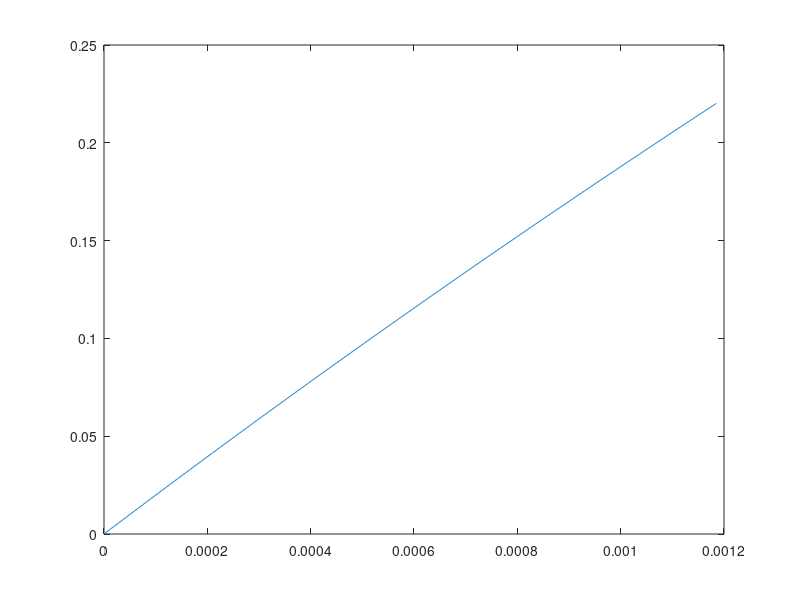
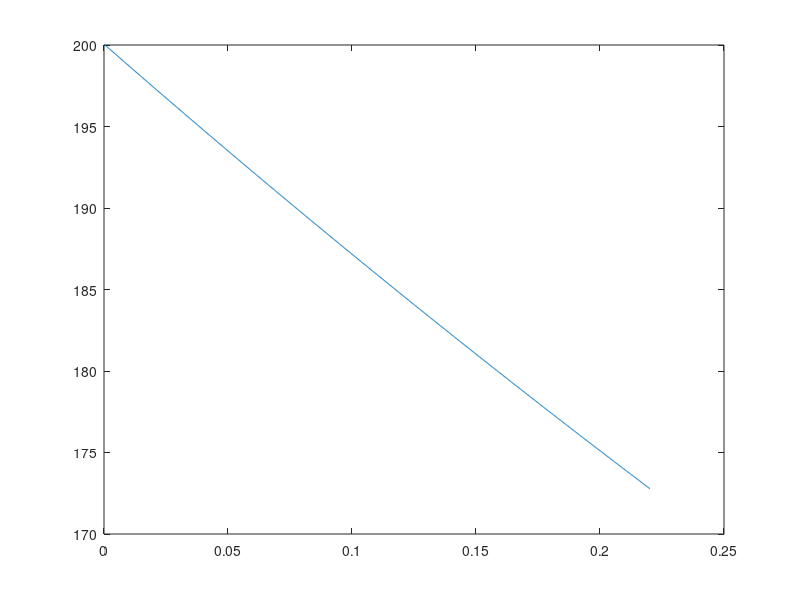

Write MATLAB code to recreate these figures, in order.
% angle=.301
% m_b=.04
% height=8-8*cos(angle)
clear
clc

rho=1.22;
A=pi*0.0399/2;
cd=0.47;
v_0=200;
distance=.22;
v=v_0;
mass=0.027;
dt=0.000001;
t=[0];
x=[0];
i=2;
while x(i-1)<distance
  fd(i)=-(1/2*rho*(v(i-1))^2*A*cd);
  a(i)=fd(i-1)/mass;
  v(i)=v(i-1)+a(i-1)*dt;
  x(i)=x(i-1)+v(i-1)*dt;
  t(i)=t(i-1)+dt;
  i=i+1;
end
figure(1)
plot(t,x)
figure(2)
plot(x,v)

delta_v=v(2)-v(i-1);
energy=1/2*mass*(delta_v^2);
disp(energy)
disp(delta_v)
